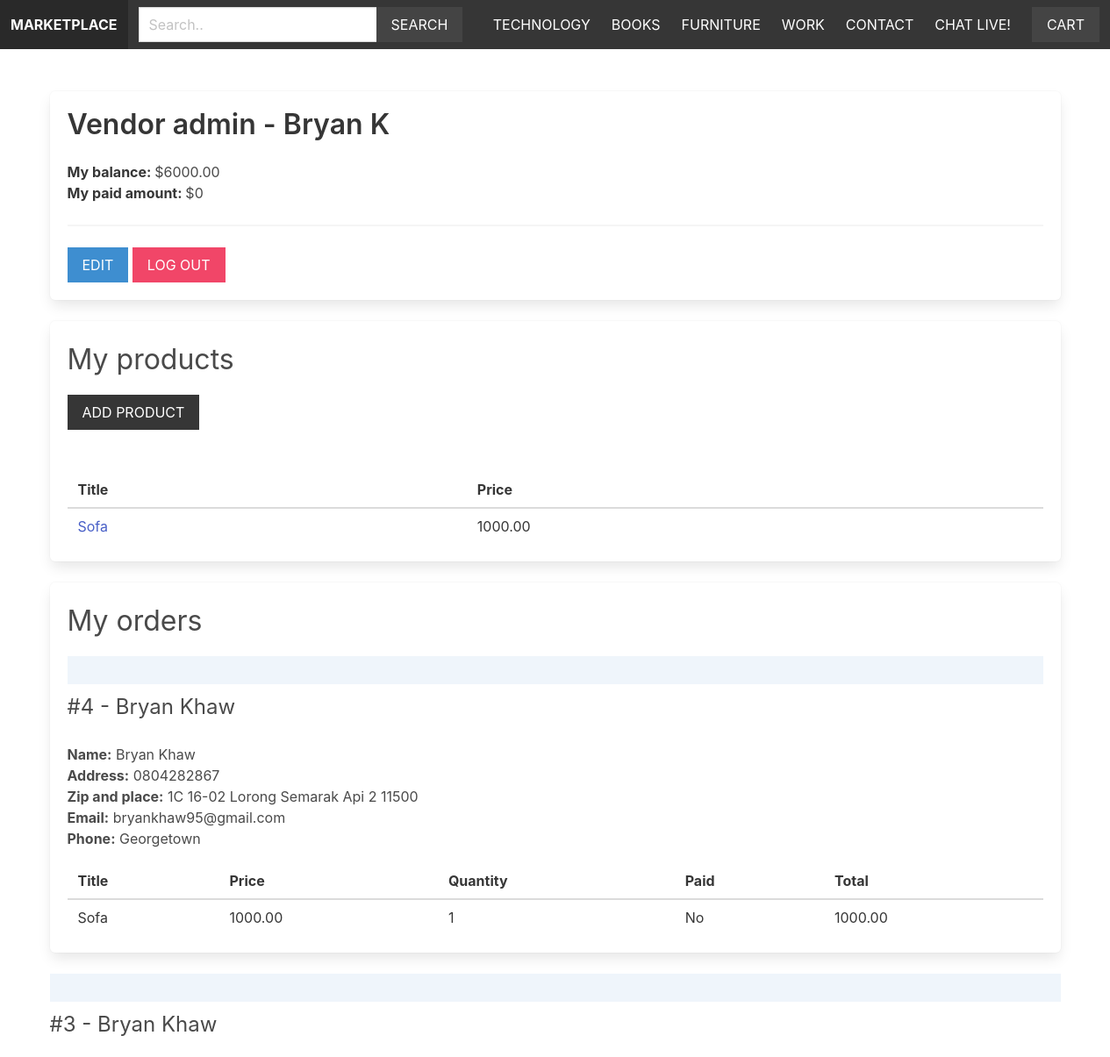
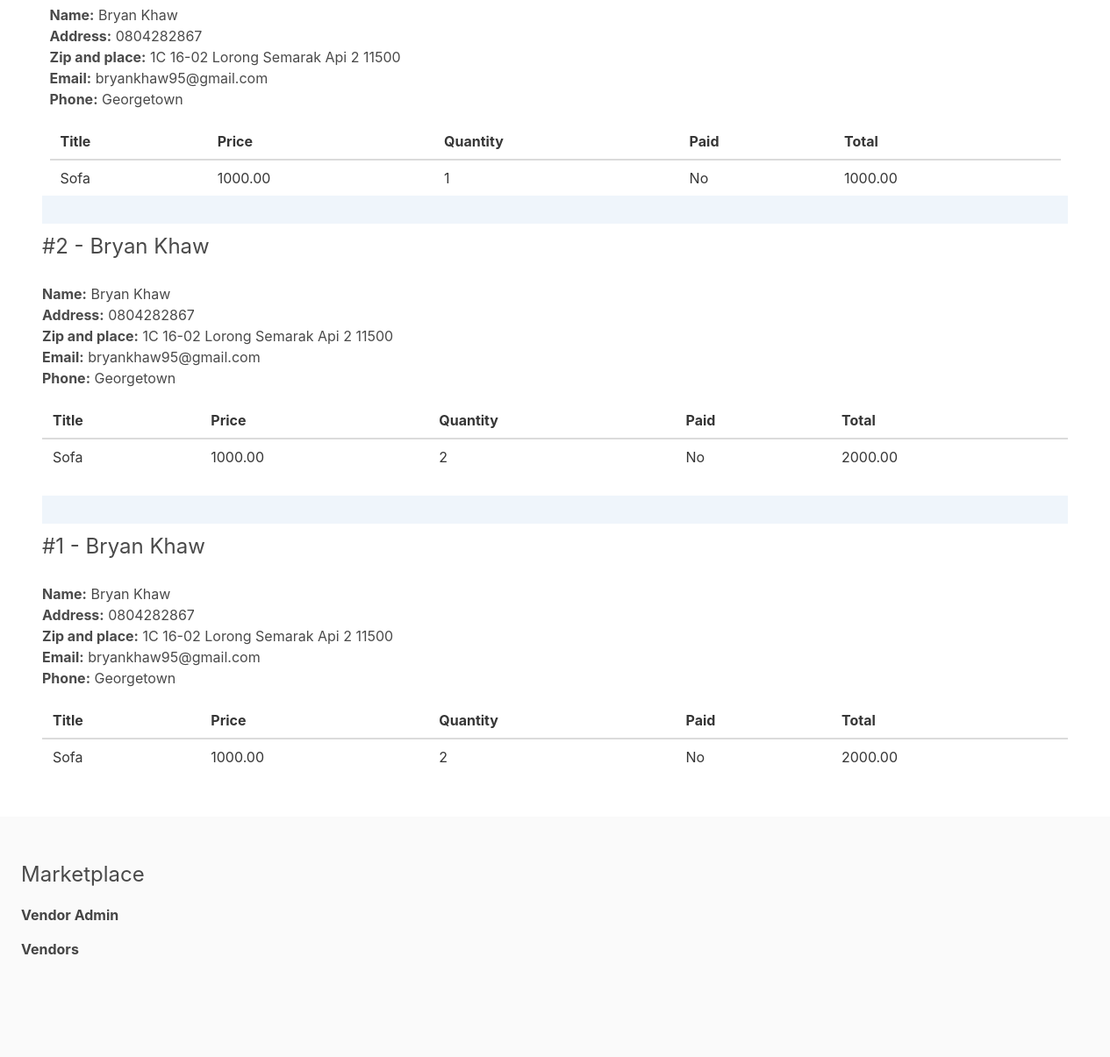
Screenshot of /vendors/vendor_admin/ (signed in) with the database file from the repository (2 pictures, top to bottom).
### apps/product/models.py (models this page shows, shortened)
class Category(models.Model):
    title = models.CharField(max_length=255)
    slug = models.SlugField(max_length=255)
    ordering = models.IntegerField(default=0)
    class Meta:
        ordering = ['ordering']

class Product(models.Model):
    category = models.ForeignKey(Category, related_name='products', on_delete=models.CASCADE)
    vendor = models.ForeignKey(Vendor, related_name='products', on_delete=models.CASCADE)
    title = models.CharField(max_length=255)
    slug = models.SlugField(max_length=255)
    description = models.TextField(blank=True, null=True)
    price = models.DecimalField(max_digits= 10, decimal_places=2)
    date_added = models.DateTimeField(auto_now_add=True)
    image = models.ImageField(upload_to='uploads/', blank=True, null=True)
    thumbnail = models.ImageField(upload_to='uploads/', blank=True, null=True)
    class Meta:
        ordering = ['-date_added']

### apps/vendor/models.py (models this page shows, shortened)
class Vendor(models.Model):
    name = models.CharField(max_length=255)
    created_at = models.DateTimeField(auto_now_add=True)
    created_by = models.OneToOneField(User, related_name='vendor', on_delete=models.CASCADE)
    class Meta:
        ordering = ['name']
    def get_balance(self):
        items = self.items.filter(vendor_paid=False, order__vendors__in=[self.id])
        return sum((item.product.price * item.quantity) for item in items)
    def get_paid_amount(self):
        items = self.items.filter(vendor_paid=True, order__vendors__in=[self.id])
        return sum((item.product.price * item.quantity) for item in items)

### apps/order/models.py (models this page shows, shortened)
class OrderItem(models.Model):
    order = models.ForeignKey(Order, related_name='items', on_delete=models.CASCADE)
    product = models.ForeignKey(Product, related_name='items', on_delete=models.CASCADE)
    vendor = models.ForeignKey(Vendor, related_name='items', on_delete=models.CASCADE)
    vendor_paid = models.BooleanField(default=False)
    price = models.DecimalField(max_digits=10, decimal_places=2)
    quantity = models.IntegerField(default=1)
    def get_total_price(self):
        return self.price * self.quantity

class Order(models.Model):
    first_name = models.CharField(max_length=100)
    last_name = models.CharField(max_length=100)
    email = models.CharField(max_length=100)
    address = models.CharField(max_length=100)
    zipcode = models.CharField(max_length=100)
    place= models.CharField(max_length=100)
    phone = models.CharField(max_length=100)
    created_at = models.DateTimeField(auto_now_add=True)
    paid_amount = models.DecimalField(max_digits=10, decimal_places=2)
    vendors = models.ManyToManyField(Vendor, related_name='orders')
    class Meta:
        ordering = ['-created_at']

### apps/vendor/views.py (the view)
# urls.py: path('vendor_admin/', views.vendor_admin, name='vendor_admin'),
@login_required
def vendor_admin(request):
    vendor = request.user.vendor
    products = vendor.products.all()
    orders = vendor.orders.all()
    for order in orders:
        order.vendor_amount = 0
        order.vendor_paid_amount = 0
        order.fully_paid = True
        for item in order.items.all():
            if item.vendor == request.user.vendor:
                if item.vendor_paid:
                    order.vendor_paid_amount += item.get_total_price()
                else:
                    order.vendor_amount += item.get_total_price()
                    order.fully_paid = False
    return render(request, 'vendor/vendor_admin.html', {'vendor': vendor, 'products': products, 'orders': orders})

### apps/cart/cart.py (called while the page is built)
    def __len__(self):
        return sum(item['quantity'] for item in self.cart.values())

### apps/cart/context_processors.py (called while the page is built)
def cart(request):
    return {'cart': Cart(request)}

### apps/product/context_processors.py (called while the page is built)
def menu_categories(request):
    categories = Category.objects.all()
    return {'menu_categories': categories}

### apps/vendor/templates/vendor/vendor_admin.html (shortened to what this page needs)
{% extends 'core/base.html' %}
{% block content%}
    <div class="box">
        <h1 class="title">Vendor admin - {{ vendor.name }}</h1>
        <strong>My balance: </strong>${{ vendor.get_balance }}<br>
        <strong>My paid amount: </strong>${{ vendor.get_paid_amount }}
        <hr>
        <a href="{% url 'edit_vendor' %}" class="button is-info is-uppercase">Edit</a>
        <a href="{% url 'logout' %}" class="button is-danger is-uppercase">Log out</a>
    </div>
    <div class="box">
        <h2 class="is-size-3 mb-4">My products</h2>
        <a href="{% url 'add_product' %}" class="button is-dark is-uppercase mb-6">Add product</a>
        {% if products %}
            <table class="table is-fullwidth">
                <thead>
                    <tr>
                        <th>Title</th>
                        <th>Price</th>
                    </tr>
                </thead>
                <tbody>
                    {% for product in products %}
                        <tr>
                            <td><a href="{% url 'product' product.category.slug product.slug %}">{{ product.title }}</td>
                            <td>{{ product.price }}</td>
                        </tr>
                    {% endfor %}
                </tbody>
            </table>
        {% else %}
            <p>You do not have any product in store</p>
        {% endif %}
    </div>
    <div class="box">
        <h2 class="is-size-3 mb-4">My orders</h2>
        {% if orders %}
            {% for order in orders %}
                <div class="{% if order.fully_paid %}has-background-success-light{% else %}has-background-info-light{% endif %} mb-2 p-4"></div>
                    <div class="columns is-multiline">
                        <div class="column is-6">
                            <h3 class="is-size-4">#{{ order.id }} - {{ order.first_name }} {{ order.last_name }}</h3>
                        </div>
                        <div class="column is-12">
                            <b>Name:</b> {{ order.first_name }} {{ order.last_name }}<br>
                            <b>Address:</b> {{ order.address }}<br>
                            <b>Zip and place:</b> {{ order.zipcode }} {{ order.place }}<br>
                            <b>Email:</b> {{ order.email }}<br>
                            <b>Phone:</b> {{ order.phone }}<br>
                            <table class="table is-fullwidth mt-4">
                                <thead>
                                    <tr>
                                        <th>Title</th>
                                        <th>Price</th>
                                        <th>Quantity</th>
                                        <th>Paid</th>
                                        <th>Total</th>
                                    </tr>
                                </thead>
                                <tbody>
                                    {% for item in order.items.all %}
                                        {% if item.vendor == request.user.vendor %}
                                            <tr>
                                                <td>{{ item.product.title }}</td>
                                                <td>{{ item.product.price }}</td>
                                                <td>{{ item.quantity}}</td>
                                                <td>{{ item.vendor_paid|yesno:"Yes,No" }}</td>
                                                <td>{{ item.get_total_price }}</td>
                                            </tr>
                                        {% endif %}
                                    {% endfor %}
                                </tbody>
                            </table>
                        </div>
                    </div>
                </div>
            {% endfor %}
        {% endif %}
{% endblock %}

### apps/core/templates/core/base.html (shortened to what this page needs)
{% load static %}
<!DOCTYPE html>
<html lang="en">
<head>
    <link rel="stylesheet" href="https://cdn.jsdelivr.net/npm/bulma@0.9.1/css/bulma.min.css">
    <link rel="stylesheet" href="{% static 'styles/main.css' %}">
</head>
<body>
    <nav class="navbar is-dark">
        <div class="navbar-brand">
            <a href="/" class="navbar-item"><strong>Marketplace</strong></a>
        </div>
        <div class="navbar-menu" id="main-navbar">
            <div class="navbar-start">
                <div class="navbar-item">
                    <form method="get" action="{% url 'search' %}">
                        <div class="field has-addons">
                            <div class="control">
                                <input type="text" class="input" placeholder="Search.." name="query">
                            </div>
                            <div class="control">
                                <button class="button is-dark is-uppercase">Search</button>
                            </div>
                        </div>
                    </form>
                </div>
            </div>
            <div class="navbar-end">
                {% for category in menu_categories %}
                    <a href="{% url 'category' category.slug %}" class="navbar-item">{{ category.title }}</a>
                {% endfor %}
                <a href="{% url 'contact' %}" class="navbar-item">Contact</a>
                <a href="{% url 'index' %}" class="navbar-item">Chat Live!</a>
                <div class="navbar-item">
                    <a href="{% url 'cart' %}" class="button is-dark">Cart{% if cart %} ({{ cart | length }}){% endif %}</a>
                </div>
            </div>
        </div>
    </nav>
    <section class="section">
        <div class="container">
            {% block content %}
            {% endblock %}
    </section>
    <footer class="footer">
        <h3 class="is-size-4 mb-4">Marketplace</h3>
        {% if request.user.is_authenticated %}
        <a href="{% url 'vendor_admin' %}"><b>Vendor Admin</b></a>
        {% else %}
        <a href="{% url 'become_vendor' %}"><b>Join us and be a vendor in Marketplace</b></a>
        {% endif %}
        <br>
        <a href="{% url 'vendor' %}"><b>Vendors</b></a>
    </footer>
</body>
</html>

### static/styles/main.css (style rules this page uses)
.navbar { text-transform: uppercase; }
.navbar .is-dark { background: #444; }
.footer a { margin-bottom: 15px; display: inline-block; color: #444; }
.input, .button { border-radius: 0; }

### rows the page displays
Category: title "TECHNOLOGY"
Category: title "BOOKS"
Category: title "FURNITURE"
Category: title "WORK"
Vendor: name "Bryan K", get_balance "6000.00", get_paid_amount "0"
Product: title "Sofa", price "1000.00"
Order: id "4", first_name "Bryan", last_name "Khaw", address "0804282867", zipcode "1C 16-02 Lorong Semarak Api 2", place "11500", email "bryankhaw95@gmail.com", phone "Georgetown"
OrderItem: product "Sofa", product.price "1000.00", quantity "1", vendor_paid "No", get_total_price "1000.00"
Order: id "3", first_name "Bryan", last_name "Khaw", address "0804282867", zipcode "1C 16-02 Lorong Semarak Api 2", place "11500", email "bryankhaw95@gmail.com", phone "Georgetown"
OrderItem: product "Sofa", product.price "1000.00", quantity "1", vendor_paid "No", get_total_price "1000.00"
Order: id "2", first_name "Bryan", last_name "Khaw", address "0804282867", zipcode "1C 16-02 Lorong Semarak Api 2", place "11500", email "bryankhaw95@gmail.com", phone "Georgetown"
OrderItem: product "Sofa", product.price "1000.00", quantity "2", vendor_paid "No", get_total_price "2000.00"
Order: id "1", first_name "Bryan", last_name "Khaw", address "0804282867", zipcode "1C 16-02 Lorong Semarak Api 2", place "11500", email "bryankhaw95@gmail.com", phone "Georgetown"
OrderItem: product "Sofa", product.price "1000.00", quantity "2", vendor_paid "No", get_total_price "2000.00"
